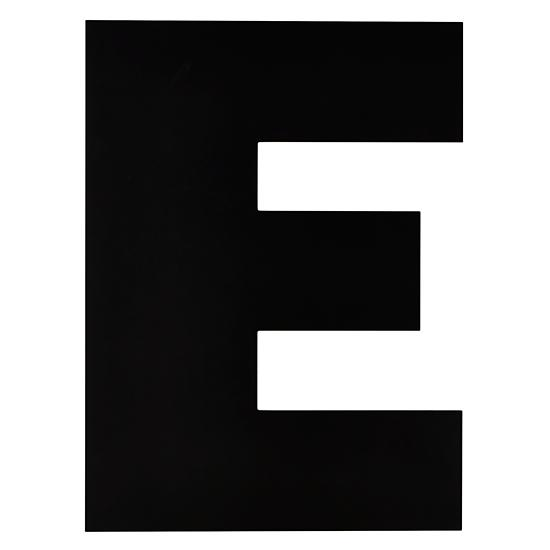
#> input picture letterE.jpg, 550 x 550 px
$ jupyter execute --allow-errors CompPhys-wk11-1_FourierDescriptor_students.ipynb   (shell and % lines are left out)
#> lines starting #> are read from the running program, lines starting #| are printed output that depends on the picture
# Topics

## 1. Fourier Descriptor

[cell 1]
import matplotlib.pyplot as plt
import numpy as np
import os
from pdb import set_trace
from copy import copy

import matplotlib.image as mpimg

[cell 2]
'''Reminder: Complex Numbers'''
a = 1.
b = 2.
# It's not c = a + b*j!!
c = a + b*1j

print(c)

## Breakout Exercise: Draw a square, by using numpy arrays and matplotlib.  You should be able to specify:

- ### the number of point per side
- ### the coordinates of the lower left corner and upper right corner
- ###  go around the square in counter-clockwise fashion

[cell 3]
num_pts = 100
xlo, ylo = 1, 1
xhi, yhi = 11, 11
sz = xhi - xlo

x1 = np.linspace(xlo, xhi, num_pts)
x2 = np.ones(num_pts) * xhi
x3 = np.linspace(xhi, xlo, num_pts)
x4 = np.ones(num_pts) * xlo

y1 = np.ones(num_pts)
y2 = np.linspace(ylo, yhi, num_pts)
y3 = np.ones(num_pts) * yhi
y4 = np.linspace(ylo, yhi, num_pts)

plt.plot(x1, y1)
plt.plot(x2, y2)
plt.plot(x3, y3)
plt.plot(x4, y4)

plt.show()
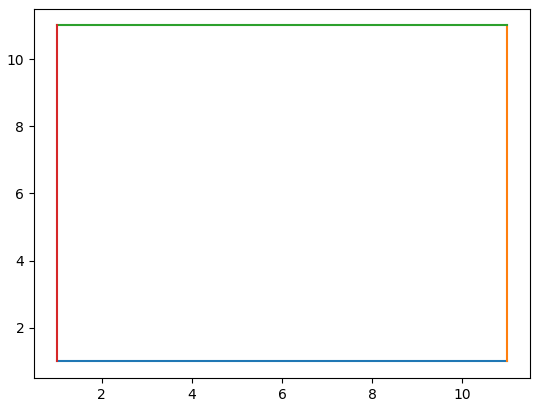
#> figure drawn by matplotlib, 1 panel

## Fourier Descriptor (FD): FT of

## $z = x + iy$,
## where x and y are the coordinates of the outline of a shape.

[cell 4]

'''

Fourier Descriptor (FD): FT of (x + 1j*y), where x and y are the coordinates
of the outline of a shape.

There is a subtle point:
without the [filt] step there is an artifical point at (0, 0) in Fourier space
which doesn't contribute to the reconstruction.  Note the the (0, 0) point is
completely artificial -- the first 0 does NOT correspond to 0 freq, but instead
it's the result of k*filt!


'''


import numpy as np
#> (the rest of this cell did not finish here and is left out)

## Breakout Exercise: Write the following 4 useful functions:

### 1. FD(x, y, plot_FD = False, y_lim = None)
- ###     if plot_FD is True, plot the real and imaginary parts of FD on the same figure.
- ###     if y_lim is None, autoscale.  If it's specified, then set the vertical scale to be between              -y_lim and +y_lim.
- ###     returns Z (i.e., the FD's) and k (the spatial frequency).

### 2. filt_FD(Z, k, k_keep)
- ###      returns Z\*filt, k\*filt.  The truth table of filt depends on k_keep, of course.

### 3. recover_shape(Z)
### 4. plot_shape(x, y, plot_style = 'b.'):

#> (a cell that did not finish here is left out)

[cell 6]
'''

Check to see if the functinos in breakout1 work.

To emphasize:

- 0th order: average (or sum, depending on DFT convention adopted)
of all points

'''
#************************************Main Program*************************************
# Note: this is how most programs should be written.
#> (the rest of this cell did not finish here and is left out)

## Breakout Exercise:

### Draw a square whose edges have noise

[cell 7]
'''
Breakout Exercise:

Noisy square
'''


import numpy as np
import matplotlib.pyplot as plt

num_pts = 100
sz = 10
noiz_sz = 0.1

x1 = np.linspace(1, sz, num_pts)
x2 = np.ones(num_pts)*sz
x3 = np.linspace(sz, 1, num_pts)
x4 = np.ones(num_pts)
x = np.concatenate((x1, x2, x3, x4))
x += np.random.randn(len(x))*noiz_sz


y1 = np.ones(num_pts)
y2 = np.linspace(1, sz, num_pts)
y3 = np.ones(num_pts)*sz
y4 = np.linspace(sz, 1, num_pts)
y = np.concatenate((y1, y2, y3, y4))
y += np.random.randn(len(y))*noiz_sz


#> (the rest of this cell did not finish here and is left out)

#> (a cell that did not finish here is left out)

## End of week11-1

## The Order of the Points Matters

[cell 9]
'''

Two Purposes:

1. Introduce the idea of an edge detector.
2. Show the order of points matters a great deal.


'''

# ----------> Below are two new imports <------------
from scipy import ndimage as ndi
from skimage import feature


# Generate noisy image of a square
im = np.zeros((128, 128))
im[32:-32, 32:-32] = 1

# rotation
#im = ndi.rotate(im, 15, mode='constant')
# Gaussian smoothing
im = ndi.gaussian_filter(im, 4)
# Add noise
im += 0.1*np.random.random(im.shape)

# Compute the Canny filter for two values of sigma
edges = feature.canny(im, sigma=3)

# display results -- creating figure and subplots at the same time.
fig, (ax1, ax2) = plt.subplots(nrows=1, ncols=2, figsize=(8, 3), sharex=True, sharey=True)

ax1.imshow(im, cmap=plt.cm.jet)
ax1.axis('off')
ax1.set_title('noisy image', fontsize=20)


ax2.imshow(edges, cmap=plt.cm.gray, interpolation='none')
ax2.axis('off')
ax2.set_title('Canny filter, $\sigma=3$', fontsize=20)

fig.subplots_adjust(wspace=0.02, hspace=0.02, top=0.9,
                    bottom=0.02, left=0.02, right=0.98)

plt.show()
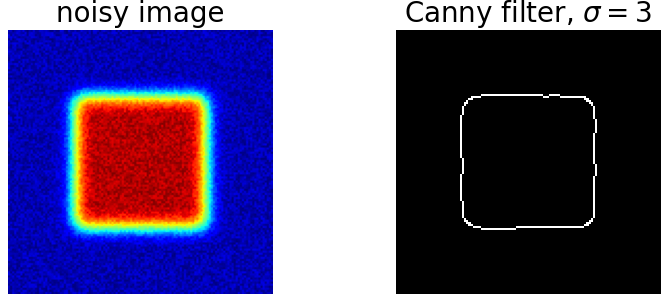
#> figure drawn by matplotlib, 2 panels

[cell 10]
print(edges.shape, edges.dtype)

[cell 11]
'''Converting edge image to arrays'''


import numpy as np
import matplotlib.pyplot as plt
x_arr = []
y_arr = []

for i in range(edges.shape[0]):
    for j in range(edges.shape[1]):
        if edges[i, j] > 0:
            x_arr.append(i)
            y_arr.append(j)

x_arr = np.array(x_arr)
y_arr = np.array(y_arr)
plt.plot(x_arr, y_arr, 'k.')

plt.show()
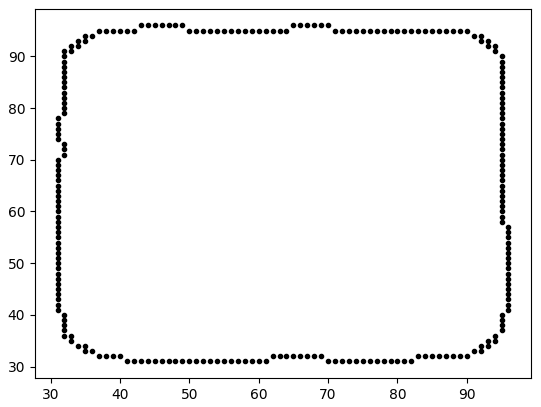
#> figure drawn by matplotlib, 1 panel

#> (a cell that did not finish here is left out)

[cell 13]
'''

Order the points in polar coordinates so that they are sequential.

Note the usage of arctan2() again.

'''

import numpy as np
import matplotlib.patches as patches

pts = zip(x_arr, y_arr)
# compute centroid
#> (the rest of this cell did not finish here and is left out)

[cell 14]

'''
With points in the right order, all is right.

'''

#> (the rest of this cell did not finish here and is left out)

## Use Contour Plots
## (The points are always arranged in the right order)

[cell 15]
'''


To get the order of the points right the first time: Using contours.

- Advantage: Get the order right and can deal with concave polygons and polygons with holes
  very easily (compared with edge detector)
- Disadvantage: Harder to deal with a noisy image (compared with edge detector)
- For OCR with hi-def images, no problem -- for more sophisticated OCR techniques,
  next semester!


'''

plt.figure()
plt.imshow(im, cmap=plt.cm.gray)
plt.title('The Image')

# Note: by convention, in this case, y values comes from the 0th index.
# Otherwise one has to transpose the image and the contour will appear sideways
# (no an issue here since it's a square).
x = np.arange(im.shape[1])
y = np.arange(im.shape[0])
# make 2D coordinate grid
X, Y = np.meshgrid(x, y)

# Find and plot contours
plt.figure()
# Note the peculiarity of needing the transpose operation.
plt.title('Contour')
CS = plt.contour(X, Y, im, 1)
levels = CS.levels
print('contour level', levels)

# Find the (x, y) coodinates of the contour lines.
cs_paths = CS.collections[0].get_paths()

print('number of contour path', len(cs_paths))
#> (the rest of this cell did not finish here and is left out)

## A More Interesting Example: The Letter "E"

[cell 16]
'''

Use the letter "E" as the example case.

Given an image of a letter, the code below will find it's shape (complext) vector
by using contour.


'''

import matplotlib.image as mpimg
import matplotlib.pyplot as plt
import numpy as np
from skimage import feature


im = mpimg.imread('letterE.jpg')
#> im is the input picture: shape (550, 550, 3); mean R, G, B 126.9, 126.7, 126.8

# Take only one of RGB channels
im = im[:, :, 0]
#> im: shape (550, 550)


plt.figure()
plt.imshow(im, cmap=plt.cm.gray)
plt.title('The Image')

# Note: x is associated with index 1 and y with 0 -- it's a better choice here;
# it's simply a matter of convention.
x = np.arange(im.shape[1])
#> x = 550 values from 0 to 549
y = np.arange(im.shape[0])
#> y = 550 values from 0 to 549
# make 2D coordinate grid
X, Y = np.meshgrid(x, y)

# Find and plot contours
plt.figure()
plt.title('Contour')
CS = plt.contour(X, Y, im, 1)
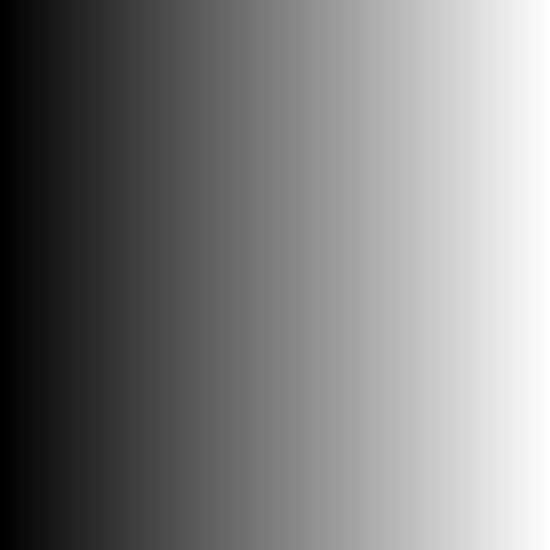
#> X: shape (550, 550) int64; min 0, max 549, mean 274.5; drawn with min black and max white
levels = CS.levels
#> levels = [0, 150, 300]
print('contour level', levels)
#| contour level [  0. 150. 300.]

# Find the (x, y) coodinates of the contour lines.
cs_paths = CS.collections[0].get_paths()
#> cs_paths = 1 item

print('number of contour path', len(cs_paths))
#| number of contour path 1
p = cs_paths[0]
v = p.vertices
#> v = 3442 pairs, first value 86 to 462, second value 21 to 530
x = v[:,0]
#> x = 3442 values, max 462 at index 582, min 86 at index 0, mean 284
y = v[:,1]
#> y = 3442 values, max 530 at index 2922, min 21 at index 0, mean 259.1

plt.figure()
plt.title("Verify the contour points are correct")
plt.scatter(x, y)

plt.show()
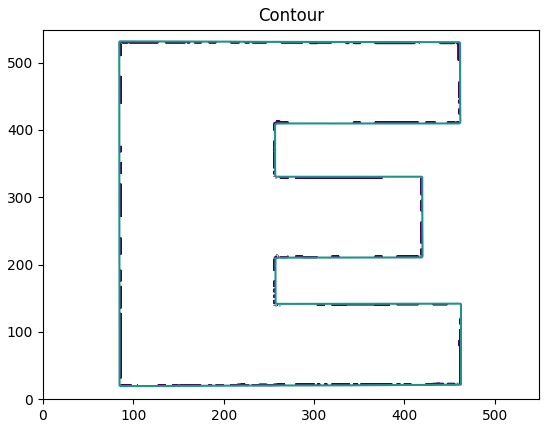
#> figure drawn by matplotlib, 1 panel
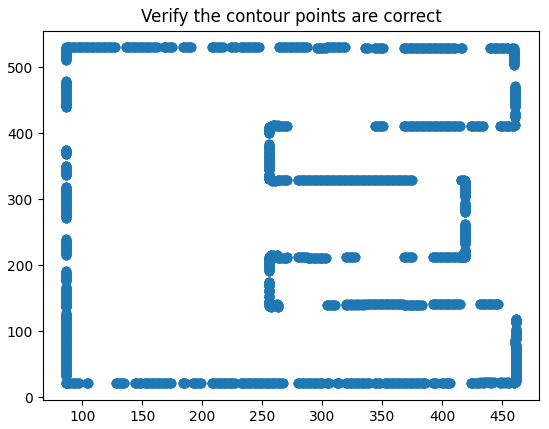
#> figure drawn by matplotlib, 1 panel

$ run again, with letterU.png saved as letterE.jpg
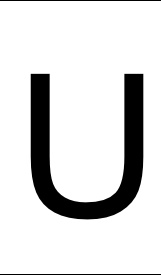
#> input picture letterU.png, 161 x 275 px
#> im is the input picture: shape (275, 161, 3); min 0, max 255, mean 217.6
#> im: shape (275, 161)
#> `CS = plt.contour(X, Y, im, 1)`:
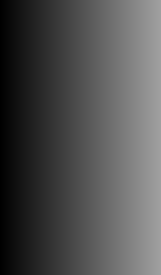
#> X: shape (275, 161) int64; min 0, max 160, mean 80
#> levels = [0, 150, 300]
#| contour level [  0. 150. 300.]
#> cs_paths = 1 item
#| number of contour path 1
#> v = 2540 pairs, first value 0 to 160, second value 0 to 274
#> `x = v[:,0]`: x = 2540 values, max 160 at index 160, min 0 at index 0, mean 90.87
#> `y = v[:,1]`: y = 2540 values, max 274 at index 161, min 0 at index 0, mean 170.6
#> `plt.show()`:
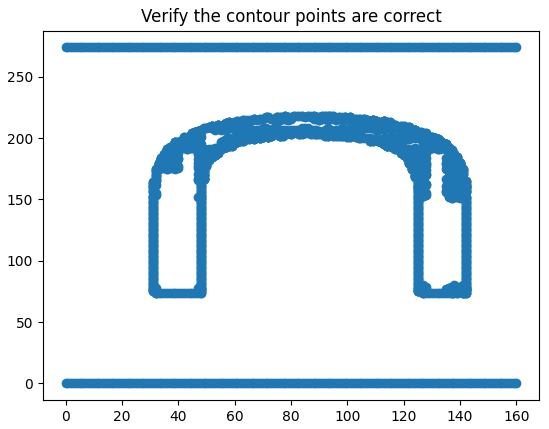
#> figure drawn by matplotlib, 1 panel
